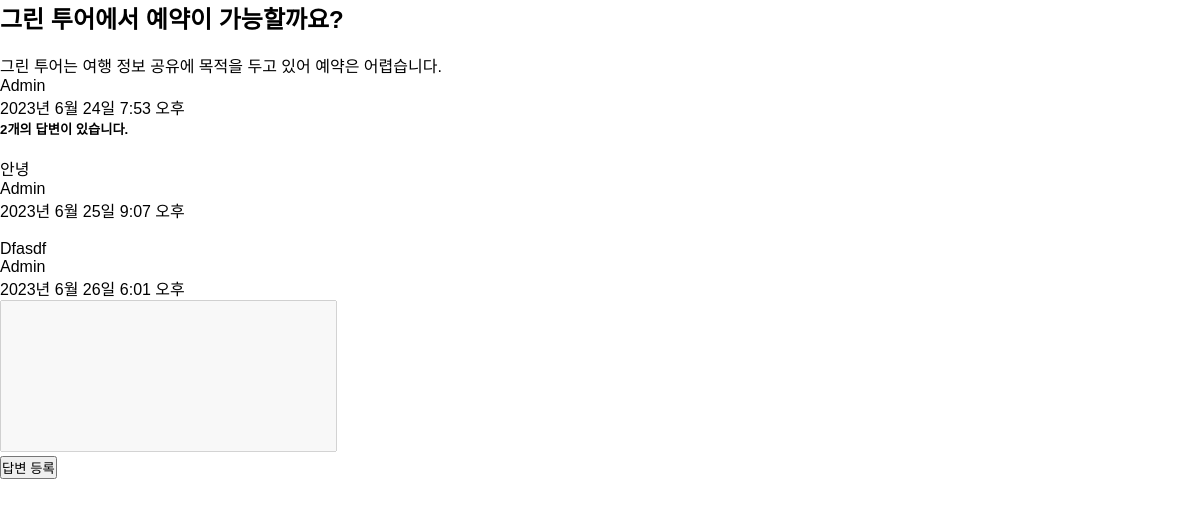
/board/detail/1/, run on the app's committed database.
### board/models.py (models this page shows, shortened)
class Question(models.Model):
    author = models.ForeignKey(User, on_delete=models.CASCADE)
    subject = models.CharField(max_length=200)
    content = models.TextField()
    create_date = models.DateTimeField()
    modify_date = models.DateTimeField(null=True, blank=True)

class Answer(models.Model):
    author = models.ForeignKey(User, on_delete=models.CASCADE)
    question = models.ForeignKey(Question, on_delete=models.CASCADE)
    content = models.TextField()
    create_date = models.DateTimeField()
    modify_date = models.DateTimeField(null=True, blank=True)

### board/views.py (the view)
# urls.py: path('detail/<int:question_id>/', views.detail, name='detail'),
def detail(request, question_id):
    question = get_object_or_404(Question, pk=question_id)
    context = {'question': question}
    return render(request, 'board/detail.html', context)

### templates/board/detail.html (shortened to what this page needs)
{% extends 'base.html' %}
{% block content %}
<div class="container my-3">
    <h2 class="border-bottom py-2">{{ question.subject }}</h2>
    <div class="card my-3">
        <div class="card-body">
            <div class="card-text" style="white-space: pre-line;">
                {{ question.content }}
            </div>
            <div class="d-flex justify-content-end">
                <div class="badge bg-light text-dark p-2">
                    <div class="mb-2 text-start">{{ question.author }}</div>
                    <div>{{ question.create_date }}</div>
                </div>
            </div>
        </div>
    </div>
    <h5 class="border-bottom my-3 py-2">
        {{ question.answer_set.count }}개의 답변이 있습니다.
    </h5>
    {% for answer in question.answer_set.all %}
    <div class="card my-3">
        <div class="card-body">
            <div class="card-text" style="white-space: pre-line;">
                {{ answer.content }}
            </div>
            <div class="d-flex justify-content-end my-2">
                <div class="badge badge-light p-2">
                    <div class="mb-2 text-start">{{ answer.author }}</div>
                    <div>{{ answer.create_date }}</div>
                </div>
            </div>
        </div>
    </div>
    {% endfor %}
    <form action="{% url 'board:answer_create' question.id %}" method="post" class="my-3">
        <div class="form-group">
            <textarea name="content" id="content" rows="10" cols="40" class="form-control" style="resize:none;"
                      {% if not user.is_authenticated %}disabled{% endif %}></textarea>
        </div>
        <input type="submit" value="답변 등록" class="btn btn-primary">
    </form>
</div>
{% endblock %}

### static/board/css/style.css (style rules this page uses)
* { margin: 0; padding: 0; box-sizing: border-box; }
.container { width: 100%; height: 100px; }

### static/board/css/head.css (style rules this page uses)
* { margin: 0; padding: 0; font-family: Arial, Helvetica, sans-serif; text-transform: capitalize; text-decoration: none; }

### data on the page
Question: subject "그린 투어에서 예약이 가능할까요?", content "그린 투어는 여행 정보 공유에 목적을 두고 있어 예약은 어렵습니다.", author "Admin", create_date "2023년 6월 24일 7:53 오후", answer_set.count "2"
Answer: content "안녕", author "Admin", create_date "2023년 6월 25일 9:07 오후"
Answer: content "Dfasdf", author "Admin", create_date "2023년 6월 26일 6:01 오후"
